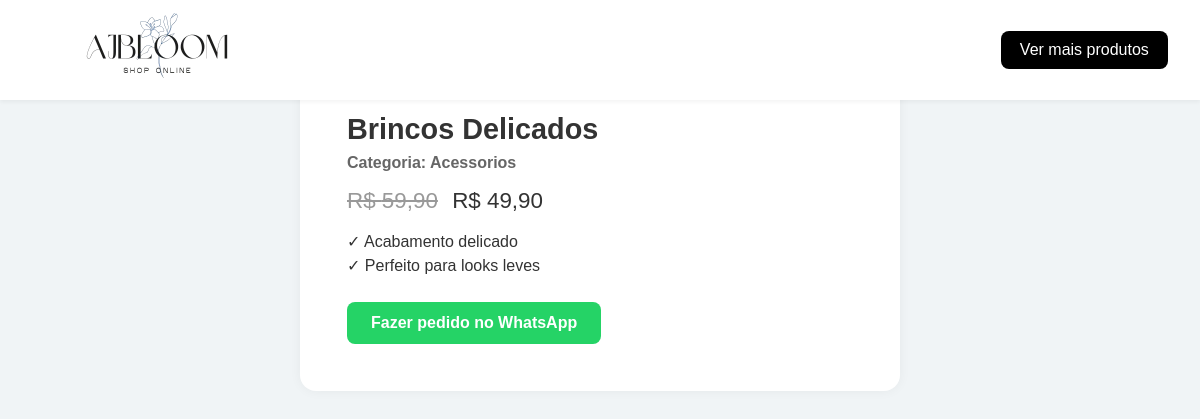
/AJBLOOM/pages/produto.php?id=3, run on the app's committed database.
### tables this page shows
CREATE TABLE `produtos` (
  `id` int(11) NOT NULL,
  `nome` varchar(255) NOT NULL,
  `preco` decimal(10,2) NOT NULL,
  `preco_antigo` decimal(10,2) DEFAULT NULL,
  `categoria` varchar(100) DEFAULT NULL,
  `imagem` text DEFAULT NULL,
  `descricao` text DEFAULT NULL
);

### AJBLOOM/pages/produto.php (the view, shortened to what this page needs)
<?php
include("../backend/conexao.php");
$id = intval($_GET["id"]);
$stmt = $conn->prepare("SELECT nome, preco, preco_antigo, categoria, imagem, descricao FROM produtos WHERE id = ?");
$stmt->bind_param("i", $id);
$stmt->execute();
$stmt->bind_result($nome, $preco, $preco_antigo, $categoria, $imagem, $descricao);
?>
<!DOCTYPE html>
<html lang="pt-BR">
<head>
  <link rel="stylesheet" href="../assets/css/index.css">
</head>
<body>
<header style="
  background: white;
  padding: 1rem 2rem;
  display: flex;
  justify-content: space-between;
  align-items: center;
  height: 100px; /* altura fixa */
  overflow: hidden;
  box-shadow: 0 2px 4px rgba(0,0,0,0.05);
">
  <a href='index.php'>
    <img src='../assets/imagens/logo/logo.png' alt='Logo AJBLOOM' style='max-height: 250px; display: block;'>
  </a>
  <a href="vitrine.php" style="padding: 0.6rem 1.2rem; background: black; color: white; border-radius: 8px; text-decoration: none;">Ver mais produtos</a>
</header>
<main class="produto-container">
  <div class="produto-card">
    <?php if ($imagem): ?>
      <div class="produto-info">
        <h2><?php echo htmlspecialchars($nome); ?></h2>
        <p class="categoria">Categoria: <?php echo htmlspecialchars($categoria); ?></p>
        <p class="preco">
          <?php if ($preco_antigo): ?>
            <span class="antigo">R$ <?php echo number_format($preco_antigo, 2, ',', '.'); ?></span>
          <?php endif; ?>
          <span class="atual">R$ <?php echo number_format($preco, 2, ',', '.'); ?></span>
        </p>
        <div class="descricao"><?php echo $descricao; ?></div>
        <a href="https://wa.me/5541999999999?text=<?php echo urlencode('Olá! Gostei do produto ' . $nome . '. Ainda está disponível?'); ?>" class="btn-whats" target="_blank">
          Fazer pedido no WhatsApp
        </a>
      </div>
    <?php else: ?>
      <p><?php echo $descricao; ?></p>
    <?php endif; ?>
  </div>
</main>
</body>
</html>

### AJBLOOM/assets/css/index.css (style rules this page uses)
:root { --cor-principal: #90b7eb; --fundo-claro: rgba(143, 143, 143, 0.56); --texto: #333; --fundo-geral: #eeeeee; --fundo-clean: #cedce08a; --fonte: 'Raleway', sans-serif; --cor-rodapé : #8195af; }
* { margin: 0; padding: 0; box-sizing: border-box; }
body { font-family: var(--fonte); background-color: var(--fundo-clean); color: var(--texto); }
a { text-decoration: none; color: inherit; }
header { height: 215px; display: flex; align-items: center; padding: 0 2rem; background: white; box-shadow: 0 2px 4px rgba(0, 0, 0, 0.05); position: fixed; top: 0; left: 0; width: 100%; z-index: 1000; }
.produto-info { padding: 15px; }
html, body { max-width: 100vw; }

### AJBLOOM/pages/produto.php (style rules this page uses)
body { background-color: #f0f4f6; font-family: sans-serif; margin: 0; }
.produto-container { display: flex; flex-direction: column; align-items: center; padding: 2rem; }
.produto-card { background: white; border-radius: 16px; max-width: 600px; width: 100%; padding: 2rem; box-shadow: 0 0 12px rgba(0,0,0,0.05); }
.produto-info h2 { font-size: 1.8rem; margin-bottom: 0.5rem; }
.produto-info .categoria { font-weight: bold; color: #666; text-transform: capitalize; margin-bottom: 1rem; }
.produto-info .preco { font-size: 1.4rem; margin-bottom: 1rem; }
.produto-info .preco .antigo { color: #999; text-decoration: line-through; margin-right: 0.5rem; }
.descricao { margin-bottom: 1.5rem; line-height: 1.5; }
.btn-whats { display: inline-block; background-color: #25d366; color: white; padding: 12px 24px; border-radius: 8px; text-decoration: none; font-weight: bold; transition: background 0.3s; }

### data on the page
produtos: nome "Brincos Delicados", categoria "Acessorios", preco_antigo "59,90", preco "49,90", descricao "✓ Acabamento delicado ✓ Perfeito para looks leves"
